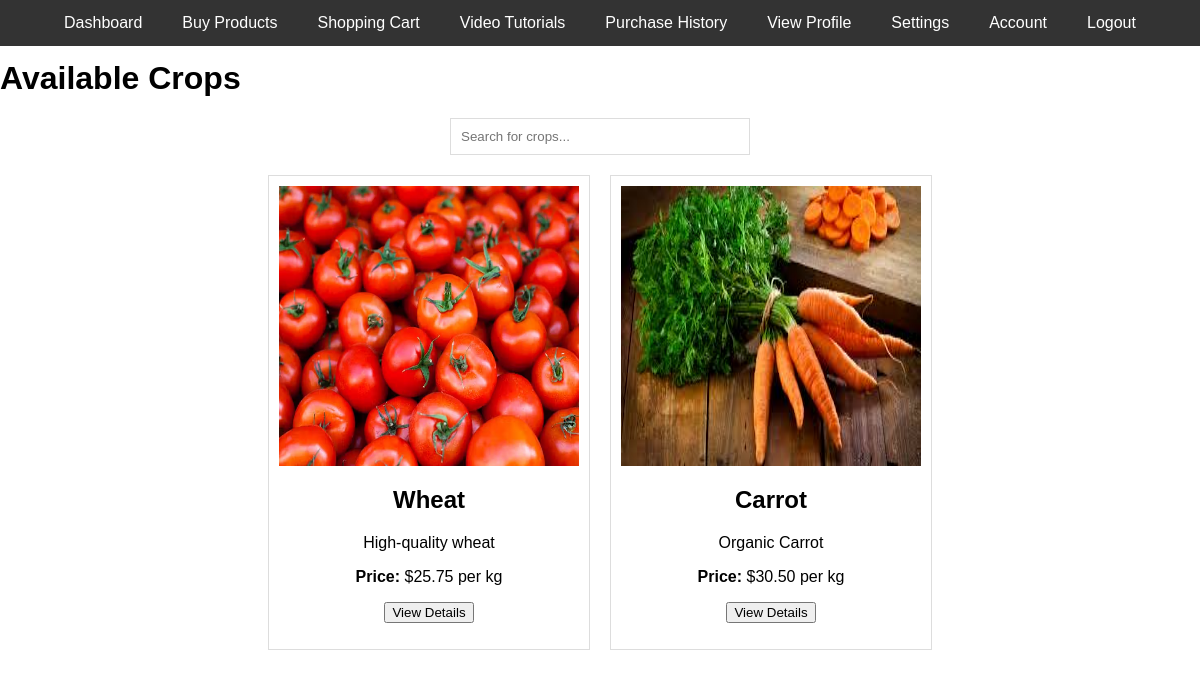
Page /view/buy_product.php on the committed database.
### tables this page shows
CREATE TABLE `crop` (
  `crop_id` int(11) NOT NULL,
  `farmer_id` int(11) NOT NULL,
  `crop_name` varchar(100) NOT NULL,
  `description` text NOT NULL,
  `quantity` float NOT NULL,
  `available_quantity` float NOT NULL,
  `price` decimal(10,2) NOT NULL,
  `image` varchar(255) NOT NULL
);

### model/database.php (called while the page is built, shortened)
<?php
function getConnection() {
    $conn = mysqli_connect('127.0.0.1', 'root', '', 'agriculture');
    return $conn;
}
function fetchAllCrops() {
    $conn = getConnection();
    $sql = "SELECT crop_id, crop_name, description, price, image FROM crop";
    $result = $conn->query($sql);
    $crops = [];
    if ($result->num_rows > 0) {
        while ($row = $result->fetch_assoc()) {
            $row['image'] = str_replace("C:/xampp/htdocs/", "/", $row['image']);
            $row['image'] = str_replace("\\", "/", $row['image']);
            $crops[] = $row;
        }
    }
    return $crops;
}
?>

### controller/crop_controller.php (called while the page is built, shortened)
<?php
require_once('../model/database.php');
function getCrops() {
    return fetchAllCrops();
}
?>

### view/buy_product.php (the view, shortened to what this page needs)
<?php
 include('../view/navbar.php');
?>
<!DOCTYPE html>
<html lang="en">
<head>
</head>
<body>
    <h1>Available Crops</h1>
    <div style="text-align: center; margin-bottom: 20px;">
        <input type="text" id="searchBox" placeholder="Search for crops..." style="width: 300px; padding: 10px; border: 1px solid #ddd;">
    </div>
    <div id="cropContainer" style="display: flex; flex-wrap: wrap; gap: 20px; justify-content: center;">
        <?php
        require_once('../controller/crop_controller.php');
        $crops = getCrops();
        if (count($crops) > 0) {
            foreach ($crops as $row) {
                echo '<div class="crop-item" style="border: 1px solid #ddd; padding: 10px; width: 300px; text-align: center;">';
                echo '  <img src="' . htmlspecialchars($row['image']) . '" alt="' . htmlspecialchars($row['crop_name']) . '" width="100%" height="280">';
                echo '  <h2>' . htmlspecialchars($row['crop_name']) . '</h2>';
                echo '  <p>' . htmlspecialchars($row['description']) . '</p>';
                echo '  <p><strong>Price:</strong> $' . htmlspecialchars(number_format($row['price'], 2)) . ' per kg</p>';
                echo '  <form class="product-form" data-crop-id="' . $row['crop_id'] . '" data-crop-name="' . htmlspecialchars($row['crop_name']) . '" data-description="' . htmlspecialchars($row['description']) . '" data-price="' . htmlspecialchars($row['price']) . '" data-image="' . htmlspecialchars($row['image']) . '">';
                echo '      <button type="submit">View Details</button>';
                echo '  </form>';
                echo '</div>';
            }
        } else {
            echo '<p>No crops available.</p>';
        }
        ?>
    </div>
</body>
</html>

### view/navbar.php (shortened to what this page needs)
<link rel="stylesheet" href="../asset/navbar.css">
<nav class="nav">
    <ul class="nav-list">
        <li class="nav-item"><a class="nav-link" href="../view/consumerDashboard.php"><i class='bx bx-home'></i> Dashboard</a></li>
        <li class="nav-item"><a class="nav-link" href="../view/buy_product.php"><i class='bx bx-cart'></i> Buy Products</a></li>
        <li class="nav-item"><a class="nav-link" href="../view/cart_details.php"><i class='bx bx-shopping-bag'></i> Shopping Cart</a></li>
        <li class="nav-item"><a class="nav-link" href="../view/video_list.php"><i class='bx bx-play-circle'></i> Video Tutorials</a></li>
        <li class="nav-item"><a class="nav-link" href="../controller/purchase_history.php"><i class='bx bx-history'></i> Purchase History</a></li>
        <li class="nav-item"><a class="nav-link" href="../controller/consumer_view.php"><i class='bx bx-user'></i> View Profile</a></li>
        <li class="nav-item"><a class="nav-link" href="../view/consumer_settings.php"><i class='bx bx-cog'></i> Settings</a></li>
        <li class="nav-item"><a class="nav-link" href="../view/consumer_account.php"><i class='bx bx-cog'></i> Account</a></li>
        <li class="nav-item"><a class="nav-link" href="../controller/logout.php"><i class='bx bx-log-out'></i> Logout</a></li>
    </ul>
</nav>

### asset/navbar.css (style rules this page uses)
body { font-family: Arial, sans-serif; margin: 0; padding: 0; }
.nav { background-color: #333; overflow: hidden; position: fixed; top: 0; width: 100%; z-index: 1000; }
.nav-list { list-style-type: none; margin: 0; padding: 0; display: flex; justify-content: center; }
.nav-item { padding: 14px 20px; }
.nav-link { color: white; text-decoration: none; font-size: 16px; display: block; text-align: center; }
body { padding-top: 60px; }

### rows in the picture
crop: shows a picture, crop_name "Wheat", description "High-quality wheat", price "25.75"
crop: shows a picture, crop_name "Carrot", description "Organic Carrot", price "30.50"
